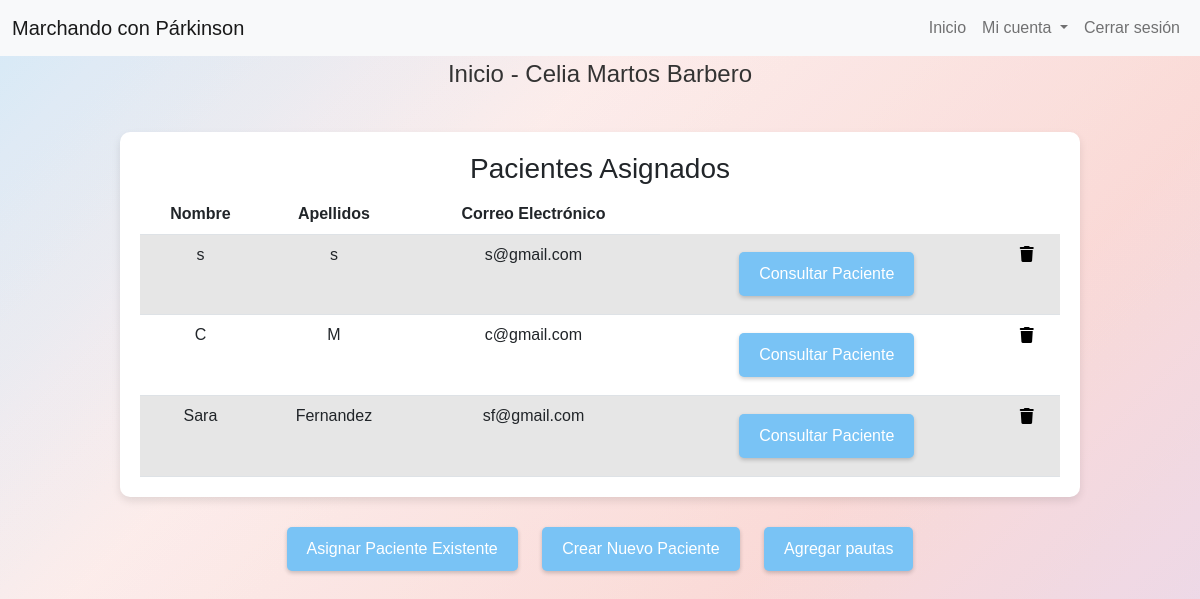
Page /profesional/inicioProfesional.php (signed in) on the committed database.
### tables this page shows
CREATE TABLE `usuarios` (
  `id_usuario` int(11) NOT NULL,
  `nombre` varchar(255) NOT NULL,
  `apellidos` varchar(255) NOT NULL,
  `correo_electronico` varchar(255) NOT NULL,
  `contrasena` varchar(255) NOT NULL,
  `tipo_usuario` enum('administrador','profesional','paciente') DEFAULT NULL
);

### profesional/inicioProfesional.php (the view, shortened to what this page needs)
<!DOCTYPE html>
<html lang="es" dir="ltr" xml:lang="es" xmlns="http://www.w3.org/1999/xhtml" class="responsive">
<head>
    <link href="https://cdnjs.cloudflare.com/ajax/libs/font-awesome/6.1.1/css/all.min.css" rel="stylesheet">
    <link rel="stylesheet" href="https://cdn.jsdelivr.net/npm/bootstrap@5.2.3/dist/css/bootstrap.min.css">
</head>
<body>
    <?php
    include 'menu.php';
    $servername = "localhost";
    $db_username = "root";
    $db_password = "";
    $db_name = "webparkinson";
    $conn = new mysqli($servername, $db_username, $db_password, $db_name);
    $id_profesional = $_SESSION['user_id'];
    $sql = "SELECT u.id_usuario, u.nombre, u.apellidos, u.correo_electronico
            FROM usuarios u
            JOIN profesional_paciente pp ON u.id_usuario = pp.id_paciente
            WHERE pp.id_profesional = $id_profesional";
    $result = $conn->query($sql);
    $pacientes = [];
    if ($result->num_rows > 0) {
        while($row = $result->fetch_assoc()) {
            $pacientes[] = $row;
        }
    }
    ?>
    <div class="content">
        <div class="welcome-message">
            Inicio - <?php echo $_SESSION['nombre']; ?> <?php echo $_SESSION['apellidos']; ?>
        </div>
        <div class="tabla-pacientes">
            <h3>Pacientes Asignados</h3>
            <table class="table table-striped">
                <thead>
                    <tr>
                        <th>Nombre</th>
                        <th>Apellidos</th>
                        <th>Correo Electrónico</th>
                    </tr>
                </thead>
                <tbody>
                    <?php foreach ($pacientes as $paciente): ?>
                        <tr>
                            <td><?php echo htmlspecialchars($paciente['nombre']); ?></td>
                            <td><?php echo htmlspecialchars($paciente['apellidos']); ?></td>
                            <td><?php echo htmlspecialchars($paciente['correo_electronico']); ?></td>
                            <td>
                                <button type="button" onclick = "location.href='infoPaciente.php?id_paciente=<?php echo htmlspecialchars($paciente['id_usuario']); ?>'">Consultar Paciente</button>
                            </td>
                            <td>
                                <button onclick="confirmarAccionConId('eliminarPacienteAsignado', <?php echo htmlspecialchars($paciente['id_usuario']); ?>)" class="icono-papelera">
                                    <i class="fa fa-trash"></i>
                                </button>
                            </td>
                        </tr>
                    <?php endforeach; ?>
                </tbody>
            </table>
        </div>
        <div class="botones-actividades">
            <button type="button" onclick="location.href='mostrarPacientes.php?id_profesional=<?php echo $id_profesional; ?>'">Asignar Paciente Existente</button>
            <button type="button" onclick="location.href='nuevoPacienteHTML.php'">Crear Nuevo Paciente</button>
            <button type="button" onclick="location.href='pautas.php'">Agregar pautas</button>
        </div>
    </div>
</body>
</html>

### profesional/inicioProfesional.php (style rules this page uses)
html, body { height: 100%; margin: 0; background: linear-gradient(135deg, rgba(174, 214, 241, 0.3), rgba(250, 219, 216, 0.3), rgba(245, 183, 177, 0.3), rgba(210, 180, 222, 0.3)); background-blend-mode: overlay; font-family: Arial, sans-serif; }
.welcome-message { color: #333; font-size: 24px; margin-bottom: 40px; }
.content { text-align: center; width: 100%; top: 50%; left: 50%; overflow: auto; }
.tabla-pacientes { background-color: #fff; padding: 20px; margin: 20px auto; border-radius: 10px; box-shadow: 0 4px 8px rgba(0, 0, 0, 0.1); width: auto; max-width: 80%; }
.table-striped tbody tr:nth-of-type(odd) { background-color: rgba(0, 0, 0, .05); }
.table { margin: auto; max-width: 100%; }
.icono-papelera { background: none; border: none; cursor: pointer; color: black; }
button[type="button"] { margin: 10px; padding: 10px 20px; border: none; background-color: #79c3f5; color: white; cursor: pointer; transition: background-color 0.3s ease; border-radius: 5px; box-shadow: 0 2px 4px rgba(0, 0, 0, 0.2); }

### rows in the picture
usuarios: nombre "s", apellidos "s", correo_electronico "s@gmail.com"
usuarios: nombre "C", apellidos "M", correo_electronico "c@gmail.com"
usuarios: nombre "Sara", apellidos "Fernandez", correo_electronico "sf@gmail.com"

### other values in the picture
$_SESSION['nombre'] "Celia"
$_SESSION['apellidos'] "Martos Barbero"
